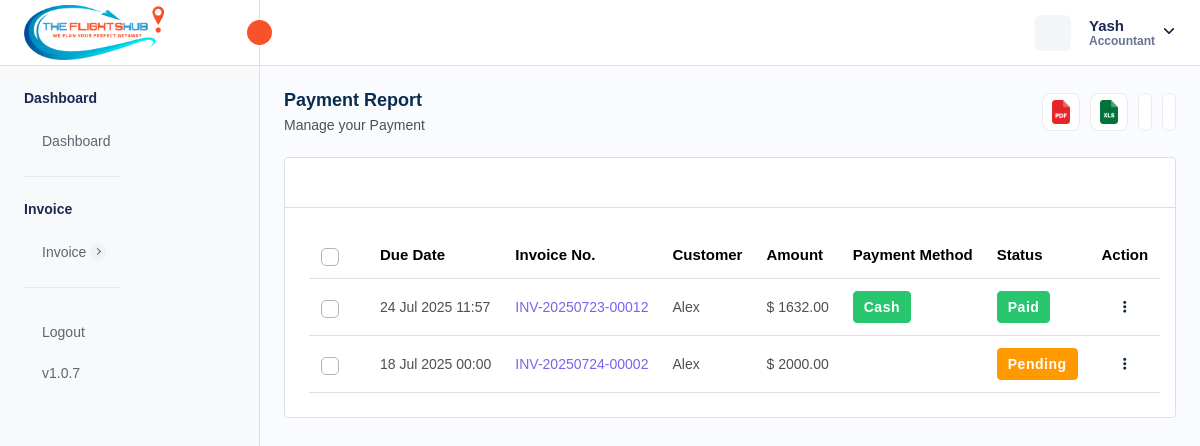
/manage-payments.php (signed in), run on the app's committed database.
### tables this page shows
CREATE TABLE `company_settings` (
  `company_id` int NOT NULL AUTO_INCREMENT,
  `company_name` varchar(255) DEFAULT NULL,
  `company_email` varchar(255) DEFAULT NULL,
  `company_phone` varchar(20) DEFAULT NULL,
  `company_website` varchar(255) DEFAULT NULL,
  `company_logo` varchar(255) DEFAULT NULL,
  `favicon` varchar(255) DEFAULT NULL,
  `address` text,
  `country` varchar(100) DEFAULT NULL,
  `state` varchar(100) DEFAULT NULL,
  `city` varchar(100) DEFAULT NULL,
  `postal_code` varchar(20) DEFAULT NULL,
  `gst_number` varchar(255) DEFAULT NULL,
  `bz_number` varchar(255) DEFAULT NULL,
  `created_at` timestamp NULL DEFAULT CURRENT_TIMESTAMP,
  `updated_at` timestamp NULL DEFAULT CURRENT_TIMESTAMP ON UPDATE CURRENT_TIMESTAMP,
  PRIMARY KEY (`company_id`)
);

CREATE TABLE `invoice` (
  `invoice_id` int NOT NULL AUTO_INCREMENT,
  `invoice_number` varchar(255) NOT NULL,
  `invoice_title` varchar(255) DEFAULT NULL,
  `payment_method` enum('CREDIT_CARD','DEBIT_CARD','CASH','CASH_DEPOSIT','NET_BANKING','PAYPAL','OTHER') NOT NULL,
  `transaction_id` varchar(255) DEFAULT NULL,
  `status` enum('PAID','PENDING','CANCELLED','REFUNDED') NOT NULL,
  `airline_name` text,
  `travel_date` varchar(45) DEFAULT NULL,
  `due_date` varchar(255) DEFAULT NULL,
  `customer_name` varchar(255) DEFAULT NULL,
  `service_id` json DEFAULT NULL,
  `from_location` text,
  `to_location` text,
  `customer_address` longtext,
  `description` longtext,
  `reminder_enabled` int NOT NULL DEFAULT '0',
  `reminder_count` int NOT NULL DEFAULT '0',
  `organization` varchar(255) DEFAULT NULL,
  `passenger_details` json DEFAULT NULL,
  `total_amount` decimal(10,2) NOT NULL,
  `created_at` timestamp NULL DEFAULT CURRENT_TIMESTAMP,
  `updated_at` timestamp NULL DEFAULT CURRENT_TIMESTAMP ON UPDATE CURRENT_TIMESTAMP,
  `created_by` int NOT NULL,
  `is_active` int NOT NULL DEFAULT '1',
  PRIMARY KEY (`invoice_id`),
  UNIQUE KEY `invoice_number_UNIQUE` (`invoice_number`),
  UNIQUE KEY `transaction_id_UNIQUE` (`transaction_id`)
);

CREATE TABLE `localization_settings` (
  `id` int NOT NULL AUTO_INCREMENT,
  `language` varchar(50) DEFAULT 'English',
  `timezone` varchar(100) DEFAULT 'UTC',
  `date_format` varchar(20) DEFAULT 'd M Y',
  `time_format` varchar(10) DEFAULT '12',
  `currency_id` int DEFAULT NULL,
  `created_at` datetime DEFAULT CURRENT_TIMESTAMP,
  `updated_at` datetime DEFAULT CURRENT_TIMESTAMP ON UPDATE CURRENT_TIMESTAMP,
  PRIMARY KEY (`id`)
);

CREATE TABLE `currency` (
  `currency_id` int NOT NULL AUTO_INCREMENT,
  `currency_name` varchar(255) DEFAULT NULL,
  `currency_code` varchar(45) DEFAULT NULL,
  `currency_symbol` varchar(45) DEFAULT NULL,
  `currency_rate` decimal(10,2) DEFAULT NULL,
  `created_at` timestamp NULL DEFAULT CURRENT_TIMESTAMP,
  `updated_at` timestamp NULL DEFAULT NULL,
  `is_active` int DEFAULT '1',
  PRIMARY KEY (`currency_id`)
);

### manage-payments.php (the view, shortened to what this page needs)
<?php
require "./database/config.php";
try {
    $stmtFetchInvoices = $db->prepare("SELECT * FROM invoice
    WHERE invoice.is_active = 1
    ");
    if ($stmtFetchInvoices->execute()) {
        $invoices = $stmtFetchInvoices->get_result();
    } else {
        $_SESSION['error'] = 'Error for fetching customers';
    }
    $stmtFetchCompanySettings = $db->prepare("SELECT * FROM company_settings");
    $stmtFetchCompanySettings->execute();
    $companySettings = $stmtFetchCompanySettings->get_result()->fetch_array(MYSQLI_ASSOC);
    $stmtFetchLocalizationSettings = $db->prepare("SELECT * FROM localization_settings INNER JOIN currency ON localization_settings.currency_id = currency.currency_id;");
    $stmtFetchLocalizationSettings->execute();
    $localizationSettings = $stmtFetchLocalizationSettings->get_result()->fetch_array(MYSQLI_ASSOC);
} catch (Exception $e) {
    $_SESSION['error'] = $e;
}
?>
<!DOCTYPE html>
<html lang="en">
<head>
    <link rel="stylesheet" href="assets/css/bootstrap.min.css" />
    <link rel="stylesheet" href="assets/css/bootstrap-datetimepicker.min.css" />
    <link rel="stylesheet" href="assets/plugins/daterangepicker/daterangepicker.css" />
    <link rel="stylesheet" href="assets/css/animate.css" />
    <link rel="stylesheet" href="assets/plugins/select2/css/select2.min.css" />
    <link rel="stylesheet" href="assets/css/dataTables.bootstrap5.min.css" />
    <link rel="stylesheet" href="assets/plugins/fontawesome/css/fontawesome.min.css" />
    <link rel="stylesheet" href="assets/plugins/fontawesome/css/all.min.css" />
    <link rel="stylesheet" href="assets/css/style.css" />
    <link rel="stylesheet" href="https://cdn.jsdelivr.net/npm/notyf@3/notyf.min.css" />
</head>
<body>
    <div class="main-wrapper">
        <div class="header">
            <?php require_once("header.php"); ?>
        </div>
        <div class="sidebar" id="sidebar">
            <?php require_once("sidebar.php"); ?>
        </div>
        <div class="page-wrapper">
            <div class="content">
                <div class="page-header justify-content-between">
                    <div class="page-title">
                        <h4>Payment Report</h4>
                        <h6>Manage your Payment</h6>
                    </div>
                    <ul class="table-top-head">
                        <li>
                            <a data-bs-toggle="tooltip" onclick="exportToPDF()" data-bs-placement="top" title="Pdf"><img
                                    src="assets/img/icons/pdf.svg" alt="img" /></a>
                        </li>
                        <li>
                            <a data-bs-toggle="tooltip" onclick="exportToExcel()" data-bs-placement="top"
                                title="Excel"><img src="assets/img/icons/excel.svg" alt="img" /></a>
                        </li>
                        <li>
                            <a href="" data-bs-toggle="tooltip" data-bs-placement="top" title="Refresh"></a>
                        </li>
                        <li>
                            <a data-bs-toggle="tooltip" data-bs-placement="top" title="Collapse" id="collapse-header"></a>
                        </li>
                    </ul>
                </div>
                <div class="card table-list-card">
                    <div class="card-body">
                        <div class="table-top">
                            <div class="search-set">
                                <div class="search-input">
                                    <a href="" class="btn btn-searchset"></a>
                                </div>
                            </div>
                        </div>
                        <div class="table-responsive">
                            <table id="myTable" class="table datanew">
                                <thead>
                                    <tr>
                                        <th class="no-sort">
                                            <label class="checkboxs">
                                                <span class="checkmarks"></span>
                                            </label>
                                        </th>
                                        <th>Due Date</th>
                                        <th>Invoice No.</th>
                                        <th>Customer</th>
                                        <th>Amount</th>
                                        <th>Payment Method</th>
                                        <th>Status</th>
                                        <th class="no-sort text-center">Action</th>
                                    </tr>
                                </thead>
                                <tbody>
                                    <?php foreach ($invoices->fetch_all(MYSQLI_ASSOC) as $invoice) { ?>
                                        <tr>
                                            <td>
                                                <label class="checkboxs">
                                                    <span class="checkmarks"></span>
                                                </label>
                                            </td>
                                            <td><?php $date = new DateTime($invoice['due_date']);
                                            echo $date->format(isset($localizationSettings["date_format"]) ? $localizationSettings["date_format"] : "d M Y") ?>
                                            </td>
                                            <td class="ref-number"><?php echo $invoice['invoice_number'] ?></td>
                                            <td>
                                                <?php echo $invoice['customer_name'] ?>
                                            </td>
                                            <td> <?php echo (isset($localizationSettings["currency_symbol"]) ? $localizationSettings["currency_symbol"] : "$") . " " . $invoice['total_amount'] ?>
                                            </td>
                                            <td class="payment-info">
                                                <?php if ($invoice['payment_method'] == 'CREDIT_CARD') { ?>
                                                    <span class="badge badge-lg bg-success">Credit Card</span>
                                                <?php } elseif ($invoice['payment_method'] == 'DEBIT_CARD') { ?>
                                                    <span class="badge badge-lg bg-success">Debit Card</span>
                                                <?php } elseif ($invoice['payment_method'] == 'CASH') { ?>
                                                    <span class="badge badge-lg bg-success">Cash</span>
                                                <?php } elseif ($invoice['payment_method'] == 'NET_BANKING') { ?>
                                                    <span class="badge badge-lg bg-primary">Net Banking</span>
                                                <?php } elseif ($invoice['payment_method'] == 'PAYPAL') { ?>
                                                    <span class="badge badge-lg bg-primary">Paypal</span>
                                                <?php } elseif ($invoice['payment_method'] == 'OTHER') { ?>
                                                    <span class="badge badge-lg bg-warning">Other</span>
                                                <?php } ?>
                                            </td>
                                            <td>
                                                <?php if ($invoice['status'] == 'PAID') { ?>
                                                    <span class="badge badge-lg bg-success">Paid</span>
                                                <?php } elseif ($invoice['status'] == 'CANCELLED') { ?>
                                                    <span class="badge badge-lg bg-danger">Cancelled</span>
                                                <?php } elseif ($invoice['status'] == 'PENDING') { ?>
                                                    <span class="badge badge-lg bg-warning">Pending</span>
                                                <?php } elseif ($invoice['status'] == 'REFUNDED') { ?>
                                                    <span class="badge badge-lg bg-primary">Refunded</span>
                                                <?php } ?>
                                            </td>
                                            <td class="text-center">
                                                <a class="action-set" href="javascript:void(0);" data-bs-toggle="dropdown"
                                                    aria-expanded="true">
                                                    <i class="fa fa-ellipsis-v" aria-hidden="true"></i>
                                                </a>
                                            </td>
                                        </tr>
                                    <?php } ?>
                                </tbody>
                            </table>
                        </div>
                    </div>
                </div>
            </div>
        </div>
    </div>
</body>
</html>

### header.php (shortened to what this page needs)
<div class="header">
    <div class="header-left active">
        <a href="admin-dashboard.php" class="logo logo-normal">
            <img src="<?= isset($companySettings['company_logo']) ? $companySettings['company_logo'] : "assets/img/logo/vis-logo.png" ?>" alt="" />
        </a>
        <a id="toggle_btn" href="javascript:void(0);">
            <i data-feather="chevrons-left" class="feather-16"></i>
        </a>
    </div>
    <ul class="nav user-menu">
        <li class="nav-item nav-item-box">
            <a href="javascript:void(0);" id="btnFullscreen">
            </a>
        </li>
        <li class="nav-item dropdown has-arrow main-drop">
            <a href="javascript:void(0);" class="dropdown-toggle nav-link userset" data-bs-toggle="dropdown">
                <span class="user-info">
                    <span class="user-detail">
                        <span
                            class="user-name"><?php echo isset($_SESSION['admin_name']) ? $_SESSION['admin_name'] : "Vibrantick" ?></span>
                        <span class="user-role"><?php echo isset($_SESSION['admin_role']) ? $_SESSION['admin_role'] : "Admin"  ?></span>
                    </span>
                </span>
            </a>
        </li>
    </ul>
</div>

### data on the page
company_settings: company_logo (picture)
invoice: due_date.date_format "24 Jul 2025 11:57", invoice_number "INV-20250723-00012", customer_name "Alex", total_amount "1632.00", payment_method "Cash", status "Paid"
currency: currency_symbol "$"
invoice: due_date.date_format "18 Jul 2025 00:00", invoice_number "INV-20250724-00002", customer_name "Alex", total_amount "2000.00", status "Pending"

### other printed values
$_SESSION['admin_name'] "Yash"
$_SESSION['admin_role'] "Accountant"
